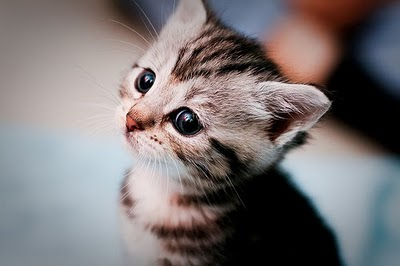
#> input picture assignments/2021/assignment2/cs231n/notebook_images/kitten.jpg, 400 x 266 px
$ jupyter execute --allow-errors ConvolutionalNetworks.ipynb   (shell and % lines are left out)
#> lines starting #> are read from the running program, lines starting #| are printed output that depends on the picture
### assignments/2021/assignment2/cs231n/layers.py
from builtins import range
import numpy as np


# [561 lines left out: functions affine_forward, affine_backward, relu_forward, relu_backward, softmax_loss, batchnorm_forward and 6 more, not called in this run]


def conv_forward_naive(x, w, b, conv_param):
    """A naive implementation of the forward pass for a convolutional layer.

    The input consists of N data points, each with C channels, height H and
    width W. We convolve each input with F different filters, where each filter
    spans all C channels and has height HH and width WW.

    Input:
    - x: Input data of shape (N, C, H, W)
    - w: Filter weights of shape (F, C, HH, WW)
    - b: Biases, of shape (F,)
    - conv_param: A dictionary with the following keys:
      - 'stride': The number of pixels between adjacent receptive fields in the
        horizontal and vertical directions.
      - 'pad': The number of pixels that will be used to zero-pad the input.

    During padding, 'pad' zeros should be placed symmetrically (i.e equally on both sides)
    along the height and width axes of the input. Be careful not to modfiy the original
    input x directly.

    Returns a tuple of:
    - out: Output data, of shape (N, F, H', W') where H' and W' are given by
      H' = 1 + (H + 2 * pad - HH) / stride
      W' = 1 + (W + 2 * pad - WW) / stride
    - cache: (x, w, b, conv_param)
    """
    out = None
    ###########################################################################
    # TODO: Implement the convolutional forward pass.                         #
    # Hint: you can use the function np.pad for padding.                      #
    ###########################################################################
    # *****START OF YOUR CODE (DO NOT DELETE/MODIFY THIS LINE)*****
    N, C, H, W = x.shape
    F, C, HH, WW = w.shape
    stride = conv_param["stride"]
    pad = conv_param["pad"]
    H_prime = int(1 + (H + 2 * pad - HH) / stride)
    W_prime = int(1 + (W + 2 * pad - WW) / stride)
    X = np.pad(x, ((0,), (0,), (pad,), (pad,)),
               'constant', constant_values=(0, ))
    X_col = np.zeros((N, C * HH * WW, H_prime * W_prime))
    W_row = w.reshape((F, -1))  # (F, C * HH * WW)
    out = np.zeros((N, F, H_prime, W_prime))

    for k in range(N):
        for i in range(W_prime):
            for j in range(H_prime):
                start_width = i * stride
                end_width = start_width + WW
                start_height = j * stride
                end_height = start_height + HH

                X_col[k, :, i + W_prime * j] = X[k, :,
                                                 start_height:end_height, start_width:end_width].flatten()
        out[k, :, :, :] = W_row.dot(
            X_col[k, :, :]).reshape((F, H_prime, W_prime), order="C") + b.reshape((b.shape[0], 1, 1))

    pass

    # *****END OF YOUR CODE (DO NOT DELETE/MODIFY THIS LINE)*****
    ###########################################################################
    #                             END OF YOUR CODE                            #
    ###########################################################################
    cache = (x, w, b, conv_param)
    return out, cache


# [58 lines left out: function conv_backward_naive, not called in this run]


def max_pool_forward_naive(x, pool_param):
    """A naive implementation of the forward pass for a max-pooling layer.

    Inputs:
    - x: Input data, of shape (N, C, H, W)
    - pool_param: dictionary with the following keys:
      - 'pool_height': The height of each pooling region
      - 'pool_width': The width of each pooling region
      - 'stride': The distance between adjacent pooling regions

    No padding is necessary here, eg you can assume:
      - (H - pool_height) % stride == 0
      - (W - pool_width) % stride == 0

    Returns a tuple of:
    - out: Output data, of shape (N, C, H', W') where H' and W' are given by
      H' = 1 + (H - pool_height) / stride
      W' = 1 + (W - pool_width) / stride
    - cache: (x, pool_param)
    """
    out = None
    ###########################################################################
    # TODO: Implement the max-pooling forward pass                            #
    ###########################################################################
    # *****START OF YOUR CODE (DO NOT DELETE/MODIFY THIS LINE)*****
    N, C, H, W = x.shape
    pool_height = pool_param['pool_height']
    pool_width = pool_param['pool_width']
    stride = pool_param['stride']
    H_prime = int(1 + (H - pool_height) / stride)
    W_prime = int(1 + (W - pool_width) / stride)
    out = np.zeros((N, C, H_prime, W_prime))

    for k in range(N):
        for i in range(H_prime):
            for j in range(W_prime):
                start_height = i * stride
                end_height = start_height + pool_height
                start_width = j * stride
                end_width = start_width + pool_width

                out[k, :, i, j] = np.max(
                    x[k, :, start_height:end_height, start_width:end_width], axis=(1, 2))

    pass

    # *****END OF YOUR CODE (DO NOT DELETE/MODIFY THIS LINE)*****
    ###########################################################################
    #                             END OF YOUR CODE                            #
    ###########################################################################
    cache = (x, pool_param)
    return out, cache


# [240 lines left out: functions max_pool_backward_naive, spatial_batchnorm_forward, spatial_batchnorm_backward, spatial_groupnorm_forward, spatial_groupnorm_backward, not called in this run]

### assignments/2021/assignment2/cs231n/classifiers/cnn.py
from builtins import object
import numpy as np

from ..layers import *
from ..fast_layers import *
from ..layer_utils import *


class ThreeLayerConvNet(object):
    """
    A three-layer convolutional network with the following architecture:

    conv - relu - 2x2 max pool - affine - relu - affine - softmax

    The network operates on minibatches of data that have shape (N, C, H, W)
    consisting of N images, each with height H and width W and with C input
    channels.
    """

    def __init__(
        self,
        input_dim=(3, 32, 32),
        num_filters=32,
        filter_size=7,
        hidden_dim=100,
        num_classes=10,
        weight_scale=1e-3,
        reg=0.0,
        dtype=np.float32,
    ):
        """
        Initialize a new network.

        Inputs:
        - input_dim: Tuple (C, H, W) giving size of input data
        - num_filters: Number of filters to use in the convolutional layer
        - filter_size: Width/height of filters to use in the convolutional layer
        - hidden_dim: Number of units to use in the fully-connected hidden layer
        - num_classes: Number of scores to produce from the final affine layer.
        - weight_scale: Scalar giving standard deviation for random initialization
          of weights.
        - reg: Scalar giving L2 regularization strength
        - dtype: numpy datatype to use for computation.
        """
        self.params = {}
        self.reg = reg
        self.dtype = dtype

        ############################################################################
        # TODO: Initialize weights and biases for the three-layer convolutional    #
        # network. Weights should be initialized from a Gaussian centered at 0.0   #
        # with standard deviation equal to weight_scale; biases should be          #
        # initialized to zero. All weights and biases should be stored in the      #
        #  dictionary self.params. Store weights and biases for the convolutional  #
        # layer using the keys 'W1' and 'b1'; use keys 'W2' and 'b2' for the       #
        # weights and biases of the hidden affine layer, and keys 'W3' and 'b3'    #
        # for the weights and biases of the output affine layer.                   #
        #                                                                          #
        # IMPORTANT: For this assignment, you can assume that the padding          #
        # and stride of the first convolutional layer are chosen so that           #
        # **the width and height of the input are preserved**. Take a look at      #
        # the start of the loss() function to see how that happens.                #
        ############################################################################
        # *****START OF YOUR CODE (DO NOT DELETE/MODIFY THIS LINE)*****
        self.params['W1'] = np.random.normal(0, weight_scale, size=(
            num_filters, input_dim[0], filter_size, filter_size))
        self.params['b1'] = np.zeros(num_filters)
        self.params['W2'] = np.random.normal(0, weight_scale, size=(
            num_filters * (input_dim[1] // 2) ** 2, hidden_dim))
        self.params['b2'] = np.zeros(hidden_dim)
        self.params['W3'] = np.random.normal(
            0, weight_scale, size=(hidden_dim, num_classes))
        self.params['b3'] = np.zeros(num_classes)
        pass

        # *****END OF YOUR CODE (DO NOT DELETE/MODIFY THIS LINE)*****
        ############################################################################
        #                             END OF YOUR CODE                             #
        ############################################################################

        for k, v in self.params.items():
            self.params[k] = v.astype(dtype)

    def loss(self, X, y=None):
        """
        Evaluate loss and gradient for the three-layer convolutional network.

        Input / output: Same API as TwoLayerNet in fc_net.py.
        """
        W1, b1 = self.params["W1"], self.params["b1"]
        W2, b2 = self.params["W2"], self.params["b2"]
        W3, b3 = self.params["W3"], self.params["b3"]

        # pass conv_param to the forward pass for the convolutional layer
        # Padding and stride chosen to preserve the input spatial size
        filter_size = W1.shape[2]
        conv_param = {"stride": 1, "pad": (filter_size - 1) // 2}

        # pass pool_param to the forward pass for the max-pooling layer
        pool_param = {"pool_height": 2, "pool_width": 2, "stride": 2}

        scores = None
        ############################################################################
        # TODO: Implement the forward pass for the three-layer convolutional net,  #
        # computing the class scores for X and storing them in the scores          #
        # variable.                                                                #
        #                                                                          #
        # Remember you can use the functions defined in cs231n/fast_layers.py and  #
        # cs231n/layer_utils.py in your implementation (already imported).         #
        ############################################################################
        # *****START OF YOUR CODE (DO NOT DELETE/MODIFY THIS LINE)*****
        cache = {}
        scores, cache['conv_relu_pool'] = conv_relu_pool_forward(
            X, W1, b1, conv_param, pool_param)
        scores, cache['affine_relu'] = affine_relu_forward(
            scores, W2, b2)
        scores, cache['affine'] = affine_forward(scores, W3, b3)

        pass

        # *****END OF YOUR CODE (DO NOT DELETE/MODIFY THIS LINE)*****
        ############################################################################
        #                             END OF YOUR CODE                             #
        ############################################################################

        if y is None:
            return scores

        loss, grads = 0, {}
        ############################################################################
        # TODO: Implement the backward pass for the three-layer convolutional net, #
        # storing the loss and gradients in the loss and grads variables. Compute  #
        # data loss using softmax, and make sure that grads[k] holds the gradients #
        # for self.params[k]. Don't forget to add L2 regularization!               #
        #                                                                          #
        # NOTE: To ensure that your implementation matches ours and you pass the   #
        # automated tests, make sure that your L2 regularization includes a factor #
        # of 0.5 to simplify the expression for the gradient.                      #
        ############################################################################
        # *****START OF YOUR CODE (DO NOT DELETE/MODIFY THIS LINE)*****
        loss, dout = softmax_loss(scores, y)

        dout, grads['W3'], grads['b3'] = affine_backward(dout, cache['affine'])
        dout, grads['W2'], grads['b2'] = affine_relu_backward(
            dout, cache['affine_relu'])
        dout, grads['W1'], grads['b1'] = conv_relu_pool_backward(
            dout, cache['conv_relu_pool'])

        for i in range(3):
            num_layer = i + 1
            loss += 0.5 * self.reg * \
                np.sum(self.params['W' + str(num_layer)] ** 2)
            grads['W' + str(num_layer)] += self.reg * \
                self.params['W' + str(num_layer)]
        pass

        # *****END OF YOUR CODE (DO NOT DELETE/MODIFY THIS LINE)*****
        ############################################################################
        #                             END OF YOUR CODE                             #
        ############################################################################

        return loss, grads

### assignments/2021/assignment2/ConvolutionalNetworks.ipynb
[cell 1]
# This mounts your Google Drive to the Colab VM.
from google.colab import drive
drive.mount('/content/drive')

# TODO: Enter the foldername in your Drive where you have saved the unzipped
# assignment folder, e.g. 'cs231n/assignments/assignment1/'
FOLDERNAME = "cs231n_Feifei/assignments/2021/assignment2"
assert FOLDERNAME is not None, "[!] Enter the foldername."

# Now that we've mounted your Drive, this ensures that
# the Python interpreter of the Colab VM can load
# python files from within it.
import sys
sys.path.append('/content/drive/MyDrive/{}'.format(FOLDERNAME))

# This downloads the CIFAR-10 dataset to your Drive
# if it doesn't already exist.
%cd /content/drive/MyDrive/$FOLDERNAME/cs231n/datasets/
%cd /content/drive/MyDrive/$FOLDERNAME

[cell 2]
from google.colab import drive
drive.mount('/content/drive')

# Convolutional Networks

So far we have worked with deep fully connected networks, using them to explore different optimization strategies and network architectures. Fully connected networks are a good testbed for experimentation because they are very computationally efficient, but in practice all state-of-the-art results use convolutional networks instead.

First you will implement several layer types that are used in convolutional networks. You will then use these layers to train a convolutional network on the CIFAR-10 dataset.

[cell 3]
# Setup cell.
import numpy as np
import matplotlib.pyplot as plt
from cs231n.classifiers.cnn import *
#> (the rest of this cell did not finish here and is left out)

#> (a cell that did not finish here is left out)

# Convolution: Naive Forward Pass
The core of a convolutional network is the convolution operation. In the file `cs231n/layers.py`, implement the forward pass for the convolution layer in the function `conv_forward_naive`.

You don't have to worry too much about efficiency at this point; just write the code in whatever way you find most clear.

You can test your implementation by running the following:

[cell 5]
x_shape = (2, 3, 4, 4)
w_shape = (3, 3, 4, 4)
x = np.linspace(-0.1, 0.5, num=np.prod(x_shape)).reshape(x_shape)
w = np.linspace(-0.2, 0.3, num=np.prod(w_shape)).reshape(w_shape)
b = np.linspace(-0.1, 0.2, num=3)

conv_param = {'stride': 2, 'pad': 1}
out, _ = conv_forward_naive(x, w, b, conv_param)
correct_out = np.array([[[[-0.08759809, -0.10987781],
                           [-0.18387192, -0.2109216 ]],
                          [[ 0.21027089,  0.21661097],
                           [ 0.22847626,  0.23004637]],
                          [[ 0.50813986,  0.54309974],
                           [ 0.64082444,  0.67101435]]],
                         [[[-0.98053589, -1.03143541],
                           [-1.19128892, -1.24695841]],
                          [[ 0.69108355,  0.66880383],
                           [ 0.59480972,  0.56776003]],
                          [[ 2.36270298,  2.36904306],
                           [ 2.38090835,  2.38247847]]]])

# Compare your output to ours; difference should be around e-8
print('Testing conv_forward_naive')
#> (the rest of this cell did not finish here and is left out)

## Aside: Image Processing via Convolutions

As fun way to both check your implementation and gain a better understanding of the type of operation that convolutional layers can perform, we will set up an input containing two images and manually set up filters that perform common image processing operations (grayscale conversion and edge detection). The convolution forward pass will apply these operations to each of the input images. We can then visualize the results as a sanity check.

[cell 6]
from imageio import imread
from PIL import Image

kitten = imread('cs231n/notebook_images/kitten.jpg')
#> kitten is the input picture: shape (266, 400, 3); mean R, G, B 122.7, 116.5, 117.5
puppy = imread('cs231n/notebook_images/puppy.jpg')
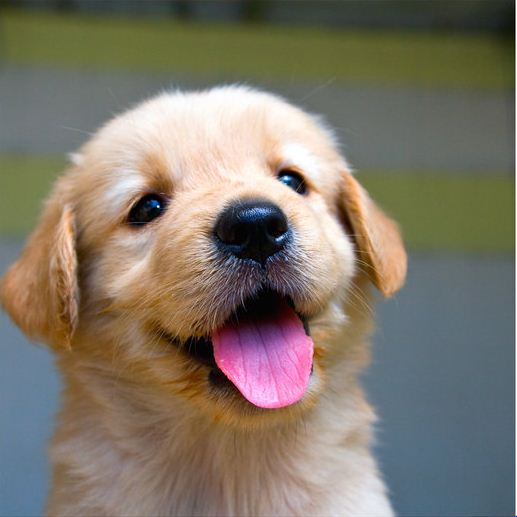
#> input picture assignments/2021/assignment2/cs231n/notebook_images/puppy.jpg, 517 x 517 px
#> puppy is the input picture: shape (517, 517, 3); mean R, G, B 128.1, 119.4, 106
# kitten is wide, and puppy is already square
d = kitten.shape[1] - kitten.shape[0]
kitten_cropped = kitten[:, d//2:-d//2, :]
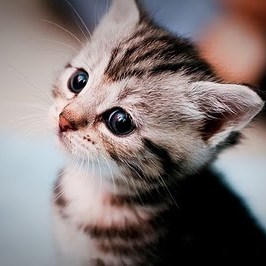
#> kitten_cropped: shape (266, 266, 3); mean R, G, B 128.7, 117.5, 116.5

img_size = 100   # Make this smaller if it runs too slow
resized_puppy = np.array(Image.fromarray(puppy).resize((img_size, img_size)))
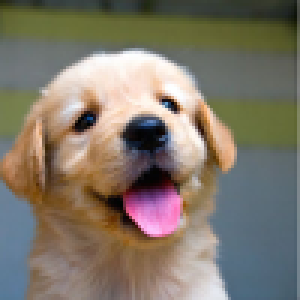
#> resized_puppy: shape (100, 100, 3) (shown 3 times larger); mean R, G, B 128, 119.3, 105.9
resized_kitten = np.array(Image.fromarray(kitten_cropped).resize((img_size, img_size)))
x = np.zeros((2, 3, img_size, img_size))
x[0, :, :, :] = resized_puppy.transpose((2, 0, 1))
x[1, :, :, :] = resized_kitten.transpose((2, 0, 1))

# Set up a convolutional weights holding 2 filters, each 3x3
w = np.zeros((2, 3, 3, 3))

# The first filter converts the image to grayscale.
# Set up the red, green, and blue channels of the filter.
w[0, 0, :, :] = [[0, 0, 0], [0, 0.3, 0], [0, 0, 0]]
w[0, 1, :, :] = [[0, 0, 0], [0, 0.6, 0], [0, 0, 0]]
w[0, 2, :, :] = [[0, 0, 0], [0, 0.1, 0], [0, 0, 0]]

# Second filter detects horizontal edges in the blue channel.
w[1, 2, :, :] = [[1, 2, 1], [0, 0, 0], [-1, -2, -1]]

# Vector of biases. We don't need any bias for the grayscale
# filter, but for the edge detection filter we want to add 128
# to each output so that nothing is negative.
b = np.array([0, 128])

# Compute the result of convolving each input in x with each filter in w,
# offsetting by b, and storing the results in out.
out, _ = conv_forward_naive(x, w, b, {'stride': 1, 'pad': 1})
#> (the rest of the program and of its run is left out)
